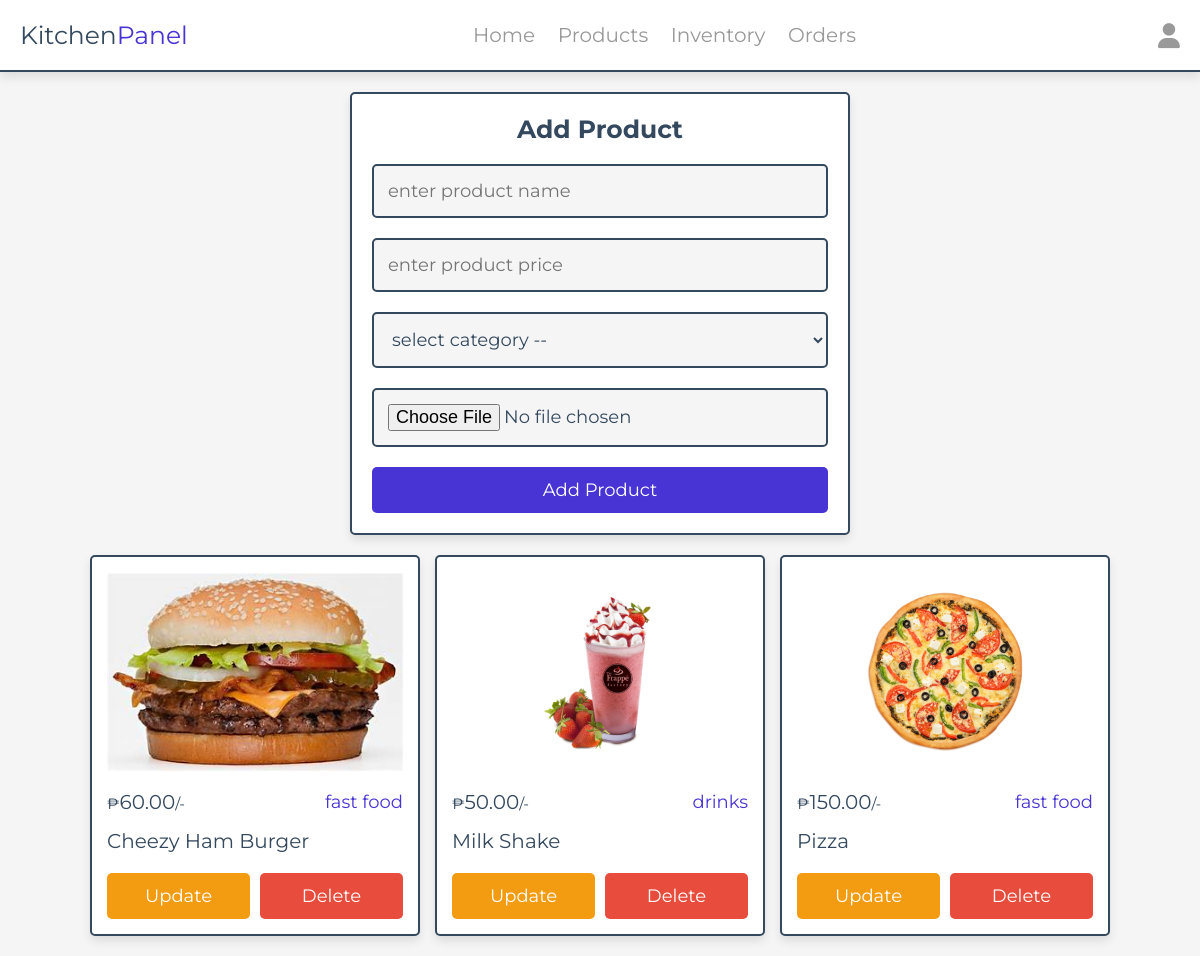
/kitchen/products.php (signed in), run on the app's committed database.
### tables this page shows
CREATE TABLE `products` (
  `id` int(11) NOT NULL,
  `name` varchar(255) NOT NULL,
  `category` varchar(255) NOT NULL,
  `price` decimal(10,2) NOT NULL,
  `image` varchar(255) NOT NULL,
  `quantity_available` int(11) NOT NULL DEFAULT 0
);

### kitchen/products.php (the view, shortened to what this page needs)
<?php
include '../components/connect.php';
?>
<!DOCTYPE html>
<html lang="en">
<head>
   <link rel="stylesheet" href="https://cdnjs.cloudflare.com/ajax/libs/font-awesome/6.1.1/css/all.min.css">
   <link rel="stylesheet" href="../css/admin_style.css">
</head>
<body>
   <?php include '../components/kitchen_header.php' ?>
   <section class="add-products">
      <form action="" method="POST" enctype="multipart/form-data">
         <h3>add product</h3>
         <input type="text" required placeholder="enter product name" name="name" maxlength="100" class="box">
         <input type="number" min="0" max="9999999999" required placeholder="enter product price" name="price" onkeypress="if(this.value.length == 10) return false;" class="box">
         <select name="category" class="box" required>
            <option value="" disabled selected>select category --</option>
         </select>
         <input type="file" name="image" class="box" accept="image/jpg, image/jpeg, image/png, image/webp" required>
         <input type="submit" value="add product" name="add_product" class="btn">
      </form>
   </section>
   <section class="show-products" style="padding-top: 0;">
      <div class="box-container">
         <?php
         $show_products = $conn->prepare("SELECT * FROM `products`");
         $show_products->execute();
         if ($show_products->rowCount() > 0) {
            while ($fetch_products = $show_products->fetch(PDO::FETCH_ASSOC)) {
         ?>
               <div class="box">
                  <img src="../uploaded_img/<?= $fetch_products['image']; ?>" alt="">
                  <div class="flex">
                     <div class="price"><span>₱</span><?= $fetch_products['price']; ?><span>/-</span></div>
                     <div class="category"><?= $fetch_products['category']; ?></div>
                  </div>
                  <div class="name"><?= $fetch_products['name']; ?></div>
                  <div class="flex-btn">
                     <a href="update_product.php?update=<?= $fetch_products['id']; ?>" class="option-btn">update</a>
                     <a href="products.php?delete=<?= $fetch_products['id']; ?>" class="delete-btn" onclick="return confirm('delete this product?');">delete</a>
                  </div>
               </div>
         <?php
            }
         } else {
            echo '<p class="empty">no products added yet!</p>';
         }
         ?>
      </div>
   </section>
</body>
</html>

### css/admin_style.css (style rules this page uses)
:root { --main-color:#4834d4; --red:#e74c3c; --orange:#f39c12; --black:#34495e; --white:#fff; --light-bg:#f5f5f5; --light-color:#999; --border:.2rem solid var(--black); --box-shadow:0 .5rem 1rem rgba(0,0,0,.1); }
* { font-family: 'Montserrat', sans-serif; margin:0; padding:0; box-sizing: border-box; text-decoration: none; outline: none; border:none; }
html { font-size: 62.5%; overflow-x: hidden; }
body { background-color: var(--light-bg); }
section { max-width: 1200px; margin:0 auto; padding:2rem; }
.btn, .delete-btn, .option-btn { display: block; margin-top: 1rem; border-radius: .5rem; cursor: pointer; width: 100%; font-size: 1.8rem; color:var(--white); padding:1.2rem 3rem; text-transform: capitalize; text-align: center; }
.btn { background-color: var(--main-color); }
.delete-btn { background-color: var(--red); }
.option-btn { background-color: var(--orange); }
.flex-btn { display: flex; gap:1rem; }
.add-products form { margin:0 auto; max-width: 50rem; background-color: var(--white); border-radius: .5rem; box-shadow: var(--box-shadow); border:var(--border); padding:2rem; text-align: center; }
.add-products form h3 { margin-bottom: 1rem; font-size: 2.5rem; color:var(--black); text-transform: capitalize; }
.add-products form .box { background-color: var(--light-bg); border:var(--border); width: 100%; padding:1.4rem; font-size: 1.8rem; color:var(--black); border-radius: .5rem; margin: 1rem 0; }
.show-products .box-container { display: grid; grid-template-columns: repeat(auto-fit, 33rem); gap:1.5rem; justify-content: center; align-items: flex-start; }
.show-products .box-container .box { background-color: var(--white); border-radius: .5rem; box-shadow: var(--box-shadow); border:var(--border); padding:1.5rem; }
.show-products .box-container .box img { width: 100%; height: 20rem; object-fit: contain; margin-bottom: 1rem; }
.show-products .box-container .box .name { font-size: 2rem; color:var(--black); padding:1rem 0; }
.show-products .box-container .box .flex { display: flex; align-items: center; gap:1rem; justify-content: space-between; }
.show-products .box-container .box .flex .category { font-size: 1.8rem; color:var(--main-color); }
.show-products .box-container .box .flex .price { font-size: 2rem; color:var(--black); margin:.5rem 0; }
.show-products .box-container .box .flex .price span { font-size: 1.5rem; }

### data on the page
products: image (picture), price "60.00", category "fast food", name "Cheezy Ham Burger"
products: image (picture), price "50.00", category "drinks", name "Milk Shake"
products: image (picture), price "150.00", category "fast food", name "Pizza"
